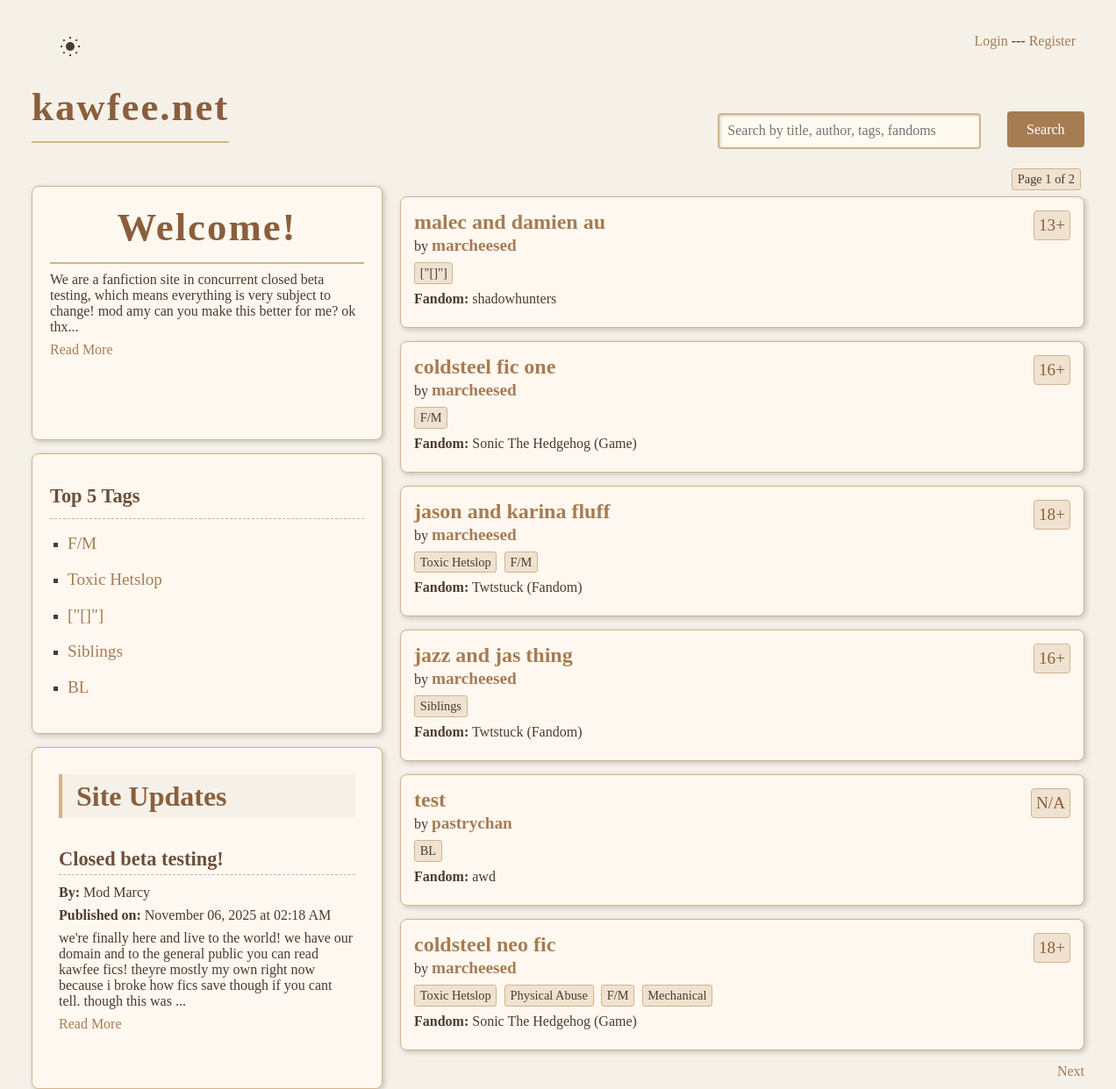
The page / on the database its author committed.
### tables this page shows
CREATE TABLE site_info (
    id INTEGER PRIMARY KEY AUTOINCREMENT,
    title TEXT,
    content TEXT
);

CREATE TABLE tags (
    id INTEGER PRIMARY KEY AUTOINCREMENT,
    name TEXT UNIQUE NOT NULL
);

CREATE TABLE blog_posts (
    id INTEGER PRIMARY KEY AUTOINCREMENT,
    title TEXT,
    content TEXT,
    author TEXT,
    timestamp TEXT
);

CREATE TABLE fanfics (
    id INTEGER PRIMARY KEY AUTOINCREMENT,
    title TEXT,
    author TEXT,
    owner TEXT,
    fandom TEXT,
    age_rating TEXT,
    comments TEXT,
    kudos TEXT
);

### app.py (the view)
@app.route("/")
def index():
    blog_posts = get_blog_posts()
    fanfics_list = get_fanfics()
    posts = [
        {
            "id": post["id"],
            "title": post["title"],
            "content": post["content"],
            "author": post["author"],
            "timestamp": post["timestamp"],
        }
        for post in blog_posts
    ]
    posts.sort(key=lambda x: x["timestamp"], reverse=True)
    latest_post = posts[0] if posts else None
    log_ip(username=session.get("username"), page=request.path)
    if latest_post:
        latest_post["formatted_timestamp"] = datetime.fromisoformat(
            latest_post["timestamp"]
        ).strftime("%B %d, %Y at %I:%M %p")
    search_query = request.args.get("search", "").lower()
    author_query = request.args.get("author", "").lower()
    filter_tag = request.args.get("tag", "").lower()
    fandom_search = request.args.get("fandom", "").lower()
    fanfics = []
    for f in fanfics_list:
        tags_data = f.get("tags", [])
        if isinstance(tags_data, str):
            if tags_data.strip():
                try:
                    f["tags"] = json.loads(tags_data)
                except:
                    f["tags"] = []
            else:
                f["tags"] = []
        else:
            f["tags"] = tags_data
        fandoms_data = f.get("fandoms", [])
        if isinstance(fandoms_data, str):
            if fandoms_data.strip():
                try:
                    f["fandoms"] = json.loads(fandoms_data)
                except:
                    f["fandoms"] = []
            else:
                f["fandoms"] = []
        else:
            f["fandoms"] = fandoms_data
        fanfics.append(f)
    filtered_fanfics = []
    for f in fanfics:
        tags = f.get("tags", [])
        if isinstance(tags, str):
            try:
                tags = json.loads(tags)
            except:
                tags = []
        fandoms = f.get("fandoms", [])
        if isinstance(fandoms, str):
            try:
                fandoms = json.loads(fandoms)
            except:
                fandoms = []
        combined_fields = (
            f.get("title", "").lower()
            + f.get("author", "").lower()
            + " ".join(tag.lower() for tag in tags)
        )
        match_search = True
        if search_query:
            match_search = search_query in combined_fields
        match_author = True
        if author_query:
            match_author = author_query in f.get("author", "").lower()
        match_tag = True
        if filter_tag:
            match_tag = filter_tag in (tag.lower() for tag in tags)
        match_fandom = True
        if fandom_search:
            match_fandom = any(fandom_search in fandom.lower() for fandom in fandoms)
        if match_search and match_author and match_tag and match_fandom:
            filtered_fanfics.append(f)
    tag_counts = {}
    for f in fanfics:
        tags = f.get("tags", [])
        if isinstance(tags, str):
            try:
                tags = json.loads(tags)
            except:
                tags = [tags]
        elif not isinstance(tags, list):
            tags = [tags]
        for tag in tags:
            if not isinstance(tag, str):
                continue
            tag_counts[tag] = tag_counts.get(tag, 0) + 1
    top_tags = [
        tag
        for tag, count in sorted(tag_counts.items(), key=lambda x: x[1], reverse=True)[
            :5
        ]
    ]
    page = int(request.args.get("page", 1))
    per_page = 6
    total_fanfics = len(filtered_fanfics)
    total_pages = (total_fanfics + per_page - 1) // per_page
    start = (page - 1) * per_page
    end = start + per_page
    display_fanfics = filtered_fanfics[start:end]
    return render_template(
        "index.html",
        fanfics=display_fanfics,
        site_info=get_site_info(),
        top_tags=top_tags,
        latest_post=latest_post,
        current_page=page,
        total_pages=total_pages,
        search=request.args.get("search", ""),
        author=request.args.get("author", ""),
        tag=request.args.get("tag", ""),
        fandom=request.args.get("fandom", ""),
        is_logged_in=is_logged_in(),
        is_admin=is_admin(),
    )

### app.py (called while the page is built)
def get_db_connection():
    conn = sqlite3.connect("new.db", check_same_thread=False)
    conn.execute("PRAGMA busy_timeout = 30000")  # 30 seconds
    conn.row_factory = sqlite3.Row
    return conn

def execute_with_retry(cursor, query, params=(), retries=5, delay=0.1):
    for attempt in range(retries):
        try:
            cursor.execute(query, params)
            return
        except sqlite3.OperationalError as e:
            if "database is locked" in str(e):
                time.sleep(delay)
            else:
                raise
    raise sqlite3.OperationalError("Database is locked, retries exhausted")

def is_admin():
    if not is_logged_in():
        return False
    username = session["username"]
    user = get_user(username)
    if user:
        return user.get("is_admin", False)
    return False

def is_ip_banned(ip):
    conn = get_db_connection()
    result = conn.execute("SELECT 1 FROM banned_ips WHERE ip = ?", (ip,)).fetchone()
    conn.close()
    return result is not None

@app.before_request
def check_ban():
    print("Session data:", session)
    ip = request.remote_addr
    if is_ip_banned(ip):
        abort(403)

def get_site_info():
    conn = get_db_connection()
    site_info = conn.execute("SELECT * FROM site_info LIMIT 1").fetchone()
    conn.close()
    print("Fetched site_info:", site_info)
    if site_info:
        site_info_dict = dict(site_info)
        if "content" not in site_info_dict:
            site_info_dict["content"] = ""
        return site_info_dict
    else:
        print("No site info found in database.")
        return {"content": ""}

def get_blog_posts():
    conn = get_db_connection()
    posts = conn.execute("SELECT * FROM blog_posts").fetchall()
    conn.close()
    return [dict(post) for post in posts]

def get_fanfics():
    conn = get_db_connection()
    fanfics = conn.execute("SELECT * FROM fanfics").fetchall()
    fanfics_with_tags = []
    for f in fanfics:
        fanfic_id = f["id"]
        cursor = conn.execute(
            """
            SELECT t.name FROM tags t
            JOIN fanfic_tags ft ON t.id = ft.tag_id
            WHERE ft.fanfic_id = ?
        """,
            (fanfic_id,),
        )
        tags = [row["name"] for row in cursor.fetchall()]
        fanfic_dict = dict(f)
        fanfic_dict["tags"] = tags
        fanfics_with_tags.append(fanfic_dict)
    conn.close()
    return fanfics_with_tags

def is_logged_in():
    return "username" in session

### templates/index.html (shortened to what this page needs)
<!doctype html>
<html lang="en">
    <head>
        <link
            rel="stylesheet"
            href="{{ url_for('static', filename='index-style.css') }}"
        />
    </head>
    <body>
        <div class="container">
        <div class="site-header">
            <button
                type="button"
                id="theme-toggle"
                aria-label="Toggle dark mode"
                style="
                    background: none;
                    border: none;
                    cursor: pointer;
                    display: flex;
                    align-items: center;
                "
            >
            </button>
            {% if is_logged_in %}
            <p>
                Logged in as
                <a href="{{ url_for('profile') }}">{{ session['username'] }}</a>
            </p>
            {% else %}
            <p>
                <a href="{{ url_for('login') }}">Login</a> ---
                <a href="{{ url_for('register') }}">Register</a>
            </p>
            {% endif %}
        </div>
        <div
            style="
                display: flex;
                align-items: center;
                justify-content: space-between;
                max-width: 1200px;
                margin: 0 auto 30px auto;
                margin-top: -10px;
            "
        >
            <h1 style="margin:0">kawfee.net</h1>
            <form method="get" action="/" style="display:flex; height: 90px">
              <div style="width:500px; margin-right: -170px; margin-top: 33px;">
                <div>
                  <input
                    type="text"
                    name="search"
                    placeholder="Search by title, author, tags, fandoms"
                    value="{{ request.args.get('search', '') }}"
                  >
                </div>
              </div>
              <div style="margin-top: 35px">
                <button type="submit">Search</button>
              </div>
            </form>
        </div>
        <div class="index-container">
            <div class="left-column">
                <div class="introduction">
                    <h1>{{ site_info.title }}</h1>
                    <p>{{ site_info.get('content', '')[:230] | replace('\n', '<br>') | safe }}... </p>
                    <a href="{{ url_for('about')}}">Read More</a>
                </div>
        <div class="tags-filter">
            <p><h3 style="margin:0">Top 5 Tags</h3></p>
            <ul>
              {% for tag in top_tags %}
                <li><a href="{{ url_for('filter_by_single_tag', tag=tag|urlencode) }}">{{ tag }}</a></li>
              {% endfor %}
            </ul>
              </div>
              <div class="update-container">
                  {% if latest_post %}
                      <div style="padding: 10px; overflow-y:auto;">
                          <h2 style="margin:0">Site Updates</h2>
                          <h3>{{ latest_post.title }}</h3>
                          <p><strong>By:</strong> {{ latest_post.author }}</p>
                          <p><strong>Published on:</strong> {{ latest_post.formatted_timestamp }}</p>
                          <p>{{  latest_post.content[:215] }}...</p>
                          <a href="{{ url_for('view_blog_post', post_id=latest_post.id) }}">Read More</a>
                      </div>
                  {% else %}
                      <p>No blog posts available.</p>
                  {% endif %}
              </div>
            </div>
              <div class="fanfic-container">
                  <div style="margin-bottom:7px;text-align:right">
                    <span>Page {{ current_page }} of {{ total_pages }}</span>
                  </div>
                  <div class="fanfic-list">
                    {% if fanfics %}
                      {% for fic in fanfics %}
                        <div class="fic-card">
                            <div style="display:flex;justify-content:space-between">
                          <a id="fic-title" href="{{ url_for('view_fic', fid=fic.id) }}">{{ fic.title }}</a>
                              <div class="age-rating">
                              <p>{{ fic["age_rating"] if fic["age_rating"] else "N/A" }}</p>
                              </div>
                            </div>
                            <p style="margin-top: -5px">
                              by
                              <a href="{{ url_for('user_profile', username=fic.author) }}">{{ fic.author }}</a>
                            </p>
                          <p>
                            {% for tag in fic.tags %}
                              <span>{{ tag }}</span>
                            {% endfor %}
                          </p>
                           <p><strong>Fandom:</strong> {{ fic.fandom }}</p>
                        </div>
                      {% endfor %}
                    {% else %}
                      <p>No fanfics found.</p>
                    {% endif %}
                  </div>
                  <div class="pagination">
                    <div>
                      {% if current_page < total_pages %}
                        <a href="{{ url_for('index', page=current_page+1, search=request.args.get('search'), author=request.args.get('author'), tag=request.args.get('tag')) }}">
                          Next
                        </a>
                      {% endif %}
                    </div>
                  </div>
</div>
        </div>
    </body>
</html>

### static/index-style.css (style rules this page uses)
:root { --bg-color: #f5f1e9; --text-color: #4b3a2f; --border-color: #d2b48c; --heading-color: #8b5e3c; --subheading-color: #6b4f3b; --subsubheading-color: #7b5e57; --span-bg: #f0e2d0; --input-bg: #fffaf0; --button-bg: #a67c52; --button-hover-bg: #8b6d3b; --link-color: #a67c52; --shadow-color: rgba(0, 0, 0, 0.2); --card-bg: #fff8f0; --card-border: #d2b48c; }
* { margin: 0; padding: 0; box-sizing: border-box; }
body { font-family: "Georgia", serif; background-color: var(--bg-color); color: var(--text-color); margin: 0 auto; padding: 20px; background-image: radial-gradient( circle at 1px 1px, var(--bg-color) 1px, transparent 1px ), radial-gradient(circle at 4px 4px, var(--bg-color) 1px, transparent 1px); background-size: 20px 20px; }
.index-container { width: 1200px; margin: auto; display: flex; gap: 20px; height: 650px; }
.introduction { width: 400px; padding: 20px; height: 290px; background-color: var(--card-bg); border: 1px solid var(--card-border); border-radius: 8px; margin-bottom: 15px; box-shadow: 2px 2px 6px var(--shadow-color); }
.tags-filter { width: 400px; padding: 20px; height: 320px; background-color: var(--card-bg); border: 1px solid var(--card-border); border-radius: 8px; margin-bottom: 15px; box-shadow: 2px 2px 6px var(--shadow-color); line-height: 2.5rem; }
.tags-filter a { font-size: 1.2rem; }
.fanfic-container { width: 800px; margin-top: -20px; }
.update-container { height: 390px; width: 400px; padding: 20px; background-color: var(--card-bg); border: 1px solid var(--card-border); border-radius: 8px; margin-bottom: 15px; box-shadow: 2px 2px 6px var(--shadow-color); }
h1 { font-family: "Palatino Linotype", "Book Antiqua", Palatino, serif; font-size: 2.8em; margin-bottom: 0.2em; letter-spacing: 2px; color: var(--heading-color); border-bottom: 2px solid var(--border-color); padding-bottom: 0.3em; text-align: center; }
h2 { font-family: "Georgia", serif; font-size: 2em; margin-top: 1em; margin-bottom: 0.5em; border-left: 4px solid var(--border-color); padding-left: 10px; background-color: var(--bg-color); padding: 0.2em 0.5em; color: var(--heading-color); }
h3 { font-family: "Georgia", serif; font-size: 1.4em; margin-top: 1.5em; margin-bottom: 0.5em; border-bottom: 1px dashed var(--border-color); padding-bottom: 0.2em; color: var(--subheading-color); }
p { margin: 0.5em 0; font-family: "Palatino Linotype", "Book Antiqua", Palatino, serif; }
span { display: inline-block; background-color: var(--span-bg); border: 1px solid var(--card-border); border-radius: 3px; padding: 0.2em 0.4em; margin-right: 0.3em; font-size: 0.9em; font-family: "Georgia", serif; }
ul { list-style-type: square; margin-left: 20px; }
form { margin-top: 1em; }
input[type="text"], textarea { width: 60%; padding: 0.6em; margin-top: 0.2em; margin-bottom: 0.8em; border: 2px solid var(--card-border); border-radius: 4px; background-color: var(--input-bg); font-family: "Georgia", serif; font-size: 1em; box-shadow: inset 1px 1px 3px rgba(0, 0, 0, 0.2); }
button { background-color: var(--button-bg); color: #fff; border: none; padding: 0.7em 1.4em; border-radius: 4px; cursor: pointer; font-family: "Georgia", serif; font-size: 1em; transition: background-color 0.3s; }
a { color: var(--link-color); text-decoration: none; }
.fic-card { background-color: var(--card-bg); border: 1px solid var(--card-border); border-radius: 8px; padding: 15px; margin-bottom: 15px; box-shadow: 2px 2px 6px var(--shadow-color); }
.fic-card a { font-weight: bold; font-size: 1.2em; color: var(--link-color); text-decoration: none; }
.site-header { display: flex; justify-content: space-between; padding: 10px; width: 1200px; margin: auto; }
#icon-sun { color: var(--text-color); }
#fic-title { font-size: 1.5rem; }
.pagination { display: flex; justify-content: space-between; align-items: center; }
.age-rating p { color: var(--heading-color); margin: 0; border: 1px solid var(--card-border); background-color: var(--span-bg); padding: 5px; border-radius: 4px; font-size: 1.2rem; }

### rows shown on the page
site_info: title "Welcome!", get "We are a fanfiction site in concurrent closed beta testing, which means everything is very subject to change! mod amy can you make this better for me? ok thx"
tags: name "F/M"
tags: name "Toxic Hetslop"
tags: name "[\"[]\"]"
tags: name "Siblings"
tags: name "BL"
blog_posts: title "Closed beta testing!", author "Mod Marcy", content "we're finally here and live to the world! we have our domain and to the general public you can read kawfee fics! theyre mostly my own right now because i broke how fics save though if you cant tell. though this was"
fanfics: title "malec and damien au", age_rating "13+", author "marcheesed", fandom "shadowhunters"
fanfics: title "coldsteel fic one", age_rating "16+", author "marcheesed", fandom "Sonic The Hedgehog (Game)"
fanfics: title "jason and karina fluff", age_rating "18+", author "marcheesed", fandom "Twtstuck (Fandom)"
fanfics: title "jazz and jas thing", age_rating "16+", author "marcheesed", fandom "Twtstuck (Fandom)"
fanfics: title "test", age_rating "N/A", author "pastrychan", fandom "awd"
fanfics: title "coldsteel neo fic", age_rating "18+", author "marcheesed", fandom "Sonic The Hedgehog (Game)"
tags: name "Physical Abuse"
tags: name "Mechanical"

### other values the page prints
{{ latest_post.formatted_timestamp }} "November 06, 2025 at 02:18 AM"
{{ current_page }} "1"
{{ total_pages }} "2"
